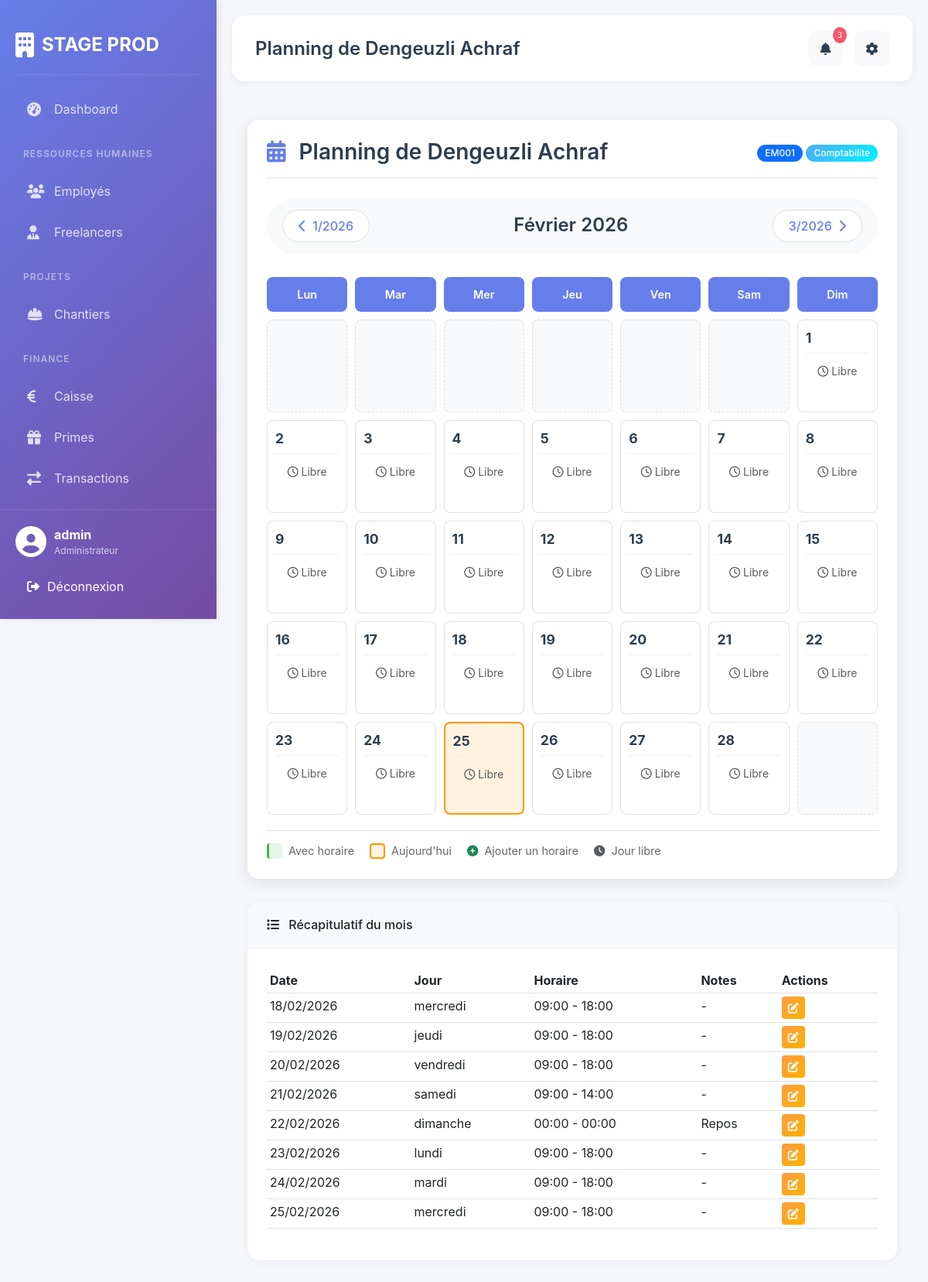
The page /employes/1/planning-simple/ (signed in) on the database its author committed.
### gestion/models.py (models this page shows, shortened)
class Employe(models.Model):
    TYPE_CONTRAT_CHOICES = [
        ('CDI', 'CDI'),
        ('CDD', 'CDD'),
        ('INTERIM', 'Intérim'),
        ('STAGE', 'Stage'),
    ]
    POSTE_CHOICES = [
        ('TECHNICIEN', 'Technicien'),
        ('AUTRE', 'Autre (à préciser)'),
    ]
    matricule = models.CharField(max_length=20, unique=True)
    nom = models.CharField(max_length=100)
    prenom = models.CharField(max_length=100)
    cin = models.CharField(max_length=20, unique=True)
    adresse = models.TextField()
    telephone = models.CharField(max_length=20)
    date_naissance = models.DateField()
    date_embauche = models.DateField()
    poste_choice = models.CharField(
        max_length=20,
        choices=POSTE_CHOICES,
        default='TECHNICIEN',
        verbose_name="Type de poste"
    )
    poste_autre = models.CharField(
        max_length=100,
        blank=True,
        null=True,
        verbose_name="Autre poste (précisez)"
    )
    type_contrat = models.CharField(max_length=20, choices=TYPE_CONTRAT_CHOICES)
    salaire_base = models.DecimalField(max_digits=10, decimal_places=2)
    actif = models.BooleanField(default=True)
    photo = models.ImageField(upload_to='employes/', blank=True, null=True)
    @property
    def poste_display(self):
        if self.poste_choice == 'AUTRE' and self.poste_autre:
            return self.poste_autre
        return self.get_poste_choice_display()

class PlanningSimple(models.Model):
    employe = models.ForeignKey(Employe, on_delete=models.CASCADE, related_name='plannings')
    date = models.DateField(verbose_name="Date")
    heure_debut = models.TimeField(verbose_name="Heure de début")
    heure_fin = models.TimeField(verbose_name="Heure de fin")
    notes = models.CharField(max_length=200, blank=True, null=True, verbose_name="Notes")
    created_at = models.DateTimeField(auto_now_add=True)
    class Meta:
        ordering = ['date', 'heure_debut']
        verbose_name = "Planning"
        verbose_name_plural = "Plannings"

### gestion/views.py (the view)
# urls.py: path('employes/<int:pk>/planning-simple/', views.planning_simple, name='planning_simple'),
@login_required
def planning_simple(request, pk):
    employe = get_object_or_404(Employe, pk=pk)
    today = datetime.now()
    annee = int(request.GET.get('annee', today.year))
    mois = int(request.GET.get('mois', today.month))
    print(f"=== DEBUG PLANNING ===")  # Pour déboguer
    print(f"Employé: {employe.nom} {employe.prenom}")
    print(f"Mois affiché: {mois}/{annee}")
    cal = monthcalendar(annee, mois)
    plannings = PlanningSimple.objects.filter(
        employe=employe,
        date__year=annee,
        date__month=mois
    ).order_by('date', 'heure_debut')
    print(f"Nombre de plannings trouvés: {plannings.count()}")
    plannings_par_date = {}
    for p in plannings:
        date_str = p.date.strftime('%Y-%m-%d')
        if date_str not in plannings_par_date:
            plannings_par_date[date_str] = []
        plannings_par_date[date_str].append(p)
        print(f"Planning ajouté: {date_str} - {p.heure_debut}-{p.heure_fin}")
    jours_fr = ['Lundi', 'Mardi', 'Mercredi', 'Jeudi', 'Vendredi', 'Samedi', 'Dimanche']
    mois_fr = ['Janvier', 'Février', 'Mars', 'Avril', 'Mai', 'Juin',
               'Juillet', 'Août', 'Septembre', 'Octobre', 'Novembre', 'Décembre']
    if mois == 1:
        mois_precedent = 12
        annee_precedente = annee - 1
    else:
        mois_precedent = mois - 1
        annee_precedente = annee
    if mois == 12:
        mois_suivant = 1
        annee_suivante = annee + 1
    else:
        mois_suivant = mois + 1
        annee_suivante = annee
    context = {
        'employe': employe,
        'calendrier': cal,
        'plannings_par_date': plannings_par_date,
        'mois': mois,
        'annee': annee,
        'mois_nom': mois_fr[mois-1],
        'jours_fr': jours_fr,
        'mois_precedent': mois_precedent,
        'annee_precedente': annee_precedente,
        'mois_suivant': mois_suivant,
        'annee_suivante': annee_suivante,
        'today': today,
    }
    return render(request, 'employees/planning_simple.html', context)

### templates/employees/planning_simple.html (shortened to what this page needs)
{% extends 'base.html' %}
{% load gestion_extras %}
{% block page_title %}Planning de {{ employe.nom }} {{ employe.prenom }}{% endblock %}
{% block content %}
<div class="planning-container">
    <div class="planning-header">
        <h3>
            <i class="fas fa-calendar-alt"></i>
            Planning de {{ employe.nom }} {{ employe.prenom }}
        </h3>
        <div>
            <span class="badge bg-primary">{{ employe.matricule }}</span>
            <span class="badge bg-info">{{ employe.poste_display }}</span>
        </div>
    </div>
    <div class="month-navigation">
        <a href="?annee={{ annee_precedente }}&mois={{ mois_precedent }}" class="month-nav-btn">
            <i class="fas fa-chevron-left me-1"></i> {{ mois_precedent }}/{{ annee_precedente }}
        </a>
        <h4 class="current-month">
            {{ mois_nom }} {{ annee }}
        </h4>
        <a href="?annee={{ annee_suivante }}&mois={{ mois_suivant }}" class="month-nav-btn">
            {{ mois_suivant }}/{{ annee_suivante }} <i class="fas fa-chevron-right ms-1"></i>
        </a>
    </div>
    <div class="calendar-grid">
        {% for jour in jours_fr %}
        <div class="calendar-day-header">{{ jour|slice:":3" }}</div>
        {% endfor %}
        {% for semaine in calendrier %}
            {% for jour in semaine %}
                {% if jour == 0 %}
                    <div class="calendar-day empty"></div>
                {% else %}
                    {% with date_str=annee|stringformat:"04d"|add:"-"|add:mois|stringformat:"02d"|add:"-"|add:jour|stringformat:"02d" %}
                    <div class="calendar-day {% if jour == today.day and mois == today.month and annee == today.year %}today{% endif %}">
                        <div class="day-number">
                            {{ jour }}
                        </div>
                        <div class="day-plannings">
                            {% if plannings_par_date and date_str in plannings_par_date %}
                                {% with plannings_du_jour=plannings_par_date|get_item:date_str %}
                                    {% for planning in plannings_du_jour %}
                                    <div class="planning-card" onclick="location.href='{% url 'modifier_planning_simple' planning.pk %}'">
                                        <div class="planning-time">
                                            {{ planning.heure_debut|time:"H:i" }} - {{ planning.heure_fin|time:"H:i" }}
                                        </div>
                                        {% if planning.notes %}
                                        <div class="planning-notes">
                                            <i class="fas fa-comment"></i> {{ planning.notes|truncatechars:20 }}
                                        </div>
                                        {% endif %}
                                    </div>
                                    {% endfor %}
                                {% endwith %}
                            {% else %}
                                <div class="text-muted small text-center p-1">
                                    <i class="far fa-clock"></i> Libre
                                </div>
                            {% endif %}
                        </div>
                    </div>
                    {% endwith %}
                {% endif %}
            {% endfor %}
        {% endfor %}
    </div>
    <div class="legend">
        <div class="legend-item">
            <div class="legend-color working"></div>
            <span>Avec horaire</span>
        </div>
        <div class="legend-item">
            <div class="legend-color today"></div>
            <span>Aujourd'hui</span>
        </div>
        <div class="legend-item">
            <i class="fas fa-plus-circle text-success"></i>
            <span>Ajouter un horaire</span>
        </div>
        <div class="legend-item">
            <i class="fas fa-clock text-muted"></i>
            <span>Jour libre</span>
        </div>
    </div>
</div>
{% if plannings_par_date %}
<div class="row mt-4">
    <div class="col-12">
        <div class="card">
            <div class="card-header bg-light">
                <h6 class="mb-0">
                    <i class="fas fa-list me-2"></i>
                    Récapitulatif du mois
                </h6>
            </div>
            <div class="card-body">
                <div class="table-responsive">
                    <table class="table table-sm table-hover">
                        <thead>
                            <tr>
                                <th>Date</th>
                                <th>Jour</th>
                                <th>Horaire</th>
                                <th>Notes</th>
                                <th>Actions</th>
                            </tr>
                        </thead>
                        <tbody>
                            {% for date_str, plannings in plannings_par_date.items %}
                                {% for planning in plannings %}
                                <tr>
                                    <td>{{ planning.date|date:"d/m/Y" }}</td>
                                    <td>{{ planning.date|date:"l" }}</td>
                                    <td>{{ planning.heure_debut|time:"H:i" }} - {{ planning.heure_fin|time:"H:i" }}</td>
                                    <td>{{ planning.notes|default:"-" }}</td>
                                    <td>
                                        <a href="{% url 'modifier_planning_simple' planning.pk %}" class="btn btn-sm btn-warning">
                                            <i class="fas fa-edit"></i>
                                        </a>
                                    </td>
                                </tr>
                                {% endfor %}
                            {% endfor %}
                        </tbody>
                    </table>
                </div>
            </div>
        </div>
    </div>
</div>
{% endif %}
{% endblock %}

### templates/base.html (shortened to what this page needs)
<!doctype html>
<html lang="fr">
  <head>
    <link
      href="https://cdn.jsdelivr.net/npm/bootstrap@5.3.0/dist/css/bootstrap.min.css"
      rel="stylesheet"
    />
    <link
      rel="stylesheet"
      href="https://cdnjs.cloudflare.com/ajax/libs/font-awesome/6.4.0/css/all.min.css"
    />
    {% load static %}
    <link rel="stylesheet" href="{% static 'css/style.css' %}" />
  </head>
  <body>
    <div class="sidebar">
      <div class="sidebar-brand">
        <i class="fas fa-building"></i>
        <span>STAGE PROD</span>
      </div>
      <div class="sidebar-menu">
        <div
          class="menu-item {% if request.resolver_match.url_name == 'dashboard' %}active{% endif %}"
        >
          <a href="{% url 'dashboard' %}">
            <i class="fas fa-tachometer-alt"></i>
            <span>Dashboard</span>
          </a>
        </div>
        <div class="menu-divider">Ressources Humaines</div>
        <div class="menu-item">
          <a href="{% url 'liste_employes' %}">
            <i class="fas fa-users"></i>
            <span>Employés</span>
          </a>
        </div>
        <div class="menu-item">
          <a href="{% url 'liste_freelancers' %}">
            <i class="fas fa-user-tie"></i>
            <span>Freelancers</span>
          </a>
        </div>
        <div class="menu-divider">Projets</div>
        <div class="menu-item">
          <a href="{% url 'liste_chantiers' %}">
            <i class="fas fa-hard-hat"></i>
            <span>Chantiers</span>
          </a>
        </div>
        <div class="menu-divider">Finance</div>
        <div class="menu-item">
          <a href="{% url 'finance_dashboard' %}">
            <i class="fas fa-euro-sign"></i>
            <span>Caisse</span>
          </a>
        </div>
        <div class="menu-item">
          <a href="{% url 'liste_primes' %}">
            <i class="fas fa-gift"></i>
            <span>Primes</span>
          </a>
        </div>
        <div class="menu-item">
          <a href="{% url 'liste_transactions' %}">
            <i class="fas fa-exchange-alt"></i>
            <span>Transactions</span>
          </a>
        </div>
      </div>
      <div class="sidebar-footer">
        <div class="user-info">
          <i class="fas fa-user-circle"></i>
          <div>
            <strong>{{ user.username }}</strong>
            <small>Administrateur</small>
          </div>
        </div>
        <form method="post" action="{% url 'logout' %}" style="display: inline">
          <button
            type="submit"
            class="logout-btn"
            style="
              border: none;
              background: none;
              width: 100%;
              text-align: left;
            "
          >
            <i class="fas fa-sign-out-alt"></i>
            Déconnexion
          </button>
        </form>
      </div>
    </div>
    <div class="main-content">
      <div class="top-header">
        <div class="header-title">
          {% block page_title %}Dashboard{% endblock %}
        </div>
        <div class="header-actions">
          <button class="btn btn-light position-relative">
            <i class="fas fa-bell"></i>
            <span class="notification-badge">3</span>
          </button>
          <button class="btn btn-light">
            <i class="fas fa-cog"></i>
          </button>
        </div>
      </div>
      <div class="content">{% block content %}{% endblock %}</div>
    </div>
  </body>
</html>

### rows shown on the page
Employe: nom "Dengeuzli", prenom "Achraf", matricule "EM001", poste_display "Comptabilite"
PlanningSimple: date "18/02/2026", date "mercredi", heure_debut "09:00", heure_fin "18:00", notes "-"
PlanningSimple: date "19/02/2026", date "jeudi", heure_debut "09:00", heure_fin "18:00", notes "-"
PlanningSimple: date "20/02/2026", date "vendredi", heure_debut "09:00", heure_fin "18:00", notes "-"
PlanningSimple: date "21/02/2026", date "samedi", heure_debut "09:00", heure_fin "14:00", notes "-"
PlanningSimple: date "22/02/2026", date "dimanche", heure_debut "00:00", heure_fin "00:00", notes "Repos"
PlanningSimple: date "23/02/2026", date "lundi", heure_debut "09:00", heure_fin "18:00", notes "-"
PlanningSimple: date "24/02/2026", date "mardi", heure_debut "09:00", heure_fin "18:00", notes "-"
PlanningSimple: date "25/02/2026", date "mercredi", heure_debut "09:00", heure_fin "18:00", notes "-"

### other values the page prints
{{ user.username }} "admin"
{{ mois_precedent }} "1"
{{ annee_precedente }} "2026"
{{ mois_nom }} "Février"
{{ annee }} "2026"
{{ mois_suivant }} "3"
{{ annee_suivante }} "2026"
{{ jour|slice:":3" }} "Lun" "Mar" "Mer" "Jeu" "Ven" "Sam" "Dim"
{{ jour }} "1" "2" "3" "4" "5" "6" "7" "8" "9" "10" "11" "12" "13" "14" "15" "16" "17" "18" "19" "20" "21" "22" "23" "24" "25" "26" "27" "28"
